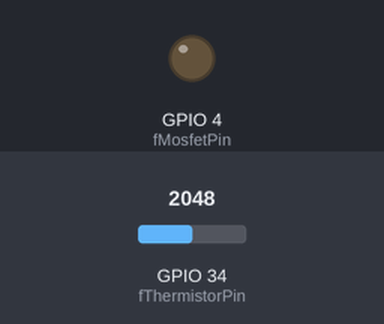
This sketch was run on a simulated ESP32. Parts: output pins drawn as LEDs (lit = HIGH). Inputs (shaded band) come from the test bench; at power-on: GPIO 34 (fThermistorPin) = 2048. What the sketch prints to the serial monitor is not drawn.

Above: at 1.2 s.
1.3 s: GPIO 34 (fThermistorPin) set to 1622
3.7 s: GPIO 34 (fThermistorPin) set to 1535
At 4.9 s:
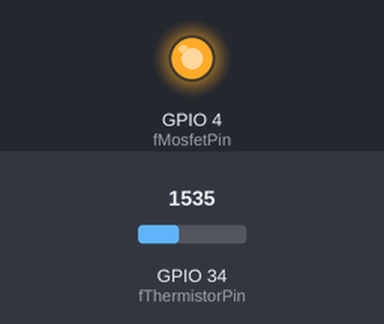
6.0 s: GPIO 34 (fThermistorPin) set to 2047
At 7.7 s:
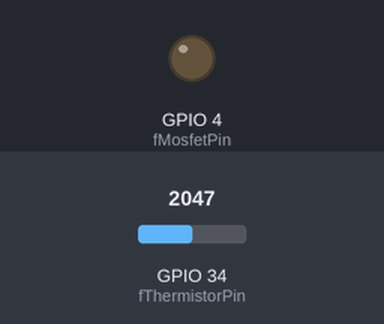
8.0 s: GPIO 34 (fThermistorPin) set to 1228
At 9.3 s:
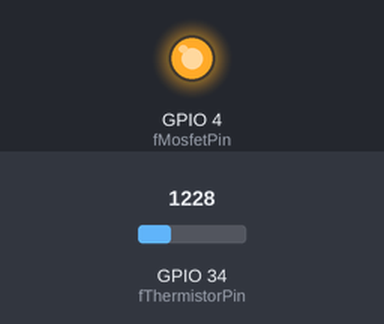
Timing chart, 0 to 11.0 s (numbered marks = the images above; inputs shaded):
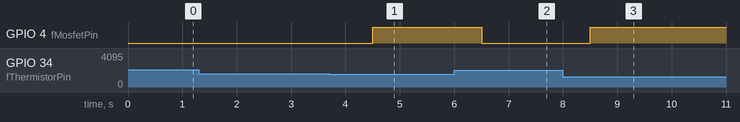

The sketch:

ESP32_Thermostat.ino
```cpp
// (licence header left out)
// The following code works with the setup/schematic you can find on the following PDF:
// https://github.com/nsiatras/esp32_thermostat/blob/main/PCB_Board/Schematic_ESP32_Thermostat_2022-09-03.pdf
// and has been tested with a 100K NTC Thermistor

// Constants
const int fThermistorPin = 34;                          // The pin the thermistor is connected to ESP32
const int fMosfetPin = 4;                               // The pin the MOSFET is connected to ESP32
const float fR1 = 98900;                                // Value of resistor (ohms) used for the voltage divider
const float fThermistorResistanceAt25Celcius = 100000;  // The resistance of the thermistor at 25Celcius
const int fThermistorBeta = 3955;                       // The beta coefficient or the B value of the thermistor (usually 3000-4000). Check the thermistors's datasheet for the accurate value
const float fFinalResultCalibration = -6.5;             // How much to add or substract from the final temperature result

const float fTemperatureToTurnOn = 30;                  // This is the temperature, in Celcius, at which the thermostat will close the circuit

// Thermistor Input Sampling Properties
const int fThermistorSamplesPerRound = 10;              // How many samples to geat each round
const int fThermistorSamplesDelayInMs = 50;             // Delay in milliseconds between sample collection

// Temporary variables
int i;

void setup() {
  pinMode(fMosfetPin, OUTPUT);
  digitalWrite(fMosfetPin, LOW);
  Serial.begin(9600);
}

void loop() {

  // Read the analog value of the Thermistor Pin
  float thermistorAnalogInput = getAverageThermistorAnalogInput();
  //Serial.print("Analog_Value:");
  //Serial.print(thermistorAnalogInput);

  // Calculate NTC Thermistor resistance
  float thermistorResistance = 4095 /  thermistorAnalogInput - 1;
  thermistorResistance = fR1 / thermistorResistance;
  //Serial.print(" Thermistor Resistance:");
  //Serial.print(thermistorResistance);

  // Convert NTC Thermistor Resistance to Temperature
  float temperature = convertNTCThermistorResistanceToTemperature(thermistorResistance);
  temperature = temperature + fFinalResultCalibration;
  Serial.print(" Temperature:");
  Serial.println(temperature);

  // If temperature exceeds the fTemperatureToTurnOn
  // then turn the Mosfet Pin to High.
  if(temperature >= fTemperatureToTurnOn){
    digitalWrite(fMosfetPin, HIGH);
     Serial.print("On");
  }else{
    digitalWrite(fMosfetPin, LOW);
  }

  // We measure the temperature every 2 seconds
  delay(2000 - (fThermistorSamplesPerRound * fThermistorSamplesDelayInMs));
}

/**
 * Reads the analog value of the thermistor pin
 * for fThermistorSamplesPerRound times
 * and return's the average
 */
float getAverageThermistorAnalogInput(){
  float result = 0.0;
  for (i=0; i < fThermistorSamplesPerRound; i++){
    result += analogRead(fThermistorPin);
    delay (fThermistorSamplesDelayInMs);
  }
  return result / (float)fThermistorSamplesPerRound;
}

/**
 * Converts the NTC Thermistor's resistance to
 * Celcius Temperature
 */
float convertNTCThermistorResistanceToTemperature(float resistance){
  float temperature = 0;
  temperature = resistance / fThermistorResistanceAt25Celcius;
  temperature = log(temperature);
  temperature /= fThermistorBeta;
  temperature += 1.0 / (25 + 273.15);
  temperature = 1.0 / temperature;
  temperature -= 273.15;
  return temperature;
}
```

Measured:
- the behaviour switches between 1564 and 1563 on GPIO 34 (fThermistorPin) (found by bisection; images 0 and 1)
- after the input at 1.3 s, every drawn part: stays the same
- after the input at 3.7 s, GPIO 4 (fMosfetPin): LOW → HIGH after 0.80 s
- after the input at 6.0 s, GPIO 4 (fMosfetPin): HIGH → LOW after 0.51 s
- after the input at 8.0 s, GPIO 4 (fMosfetPin): LOW → HIGH after 0.51 s
